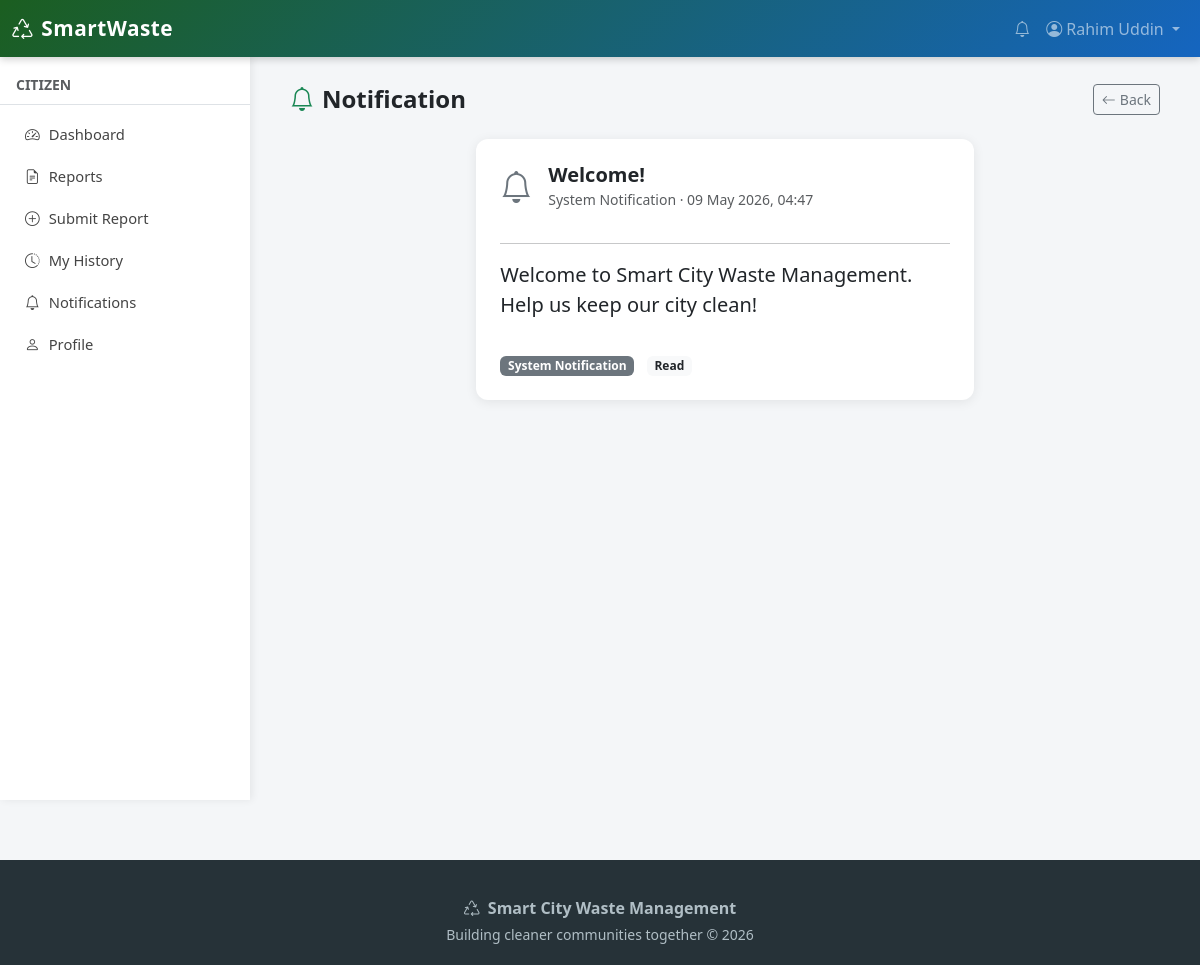
/notifications/1/ (signed in), run on the app's committed database.
### users_app/models.py (models this page shows, shortened)
class User(AbstractBaseUser, PermissionsMixin):
    ROLE_CHOICES = [
        ('citizen', 'Citizen'),
        ('volunteer', 'Volunteer'),
        ('admin', 'Admin'),
    ]
    name = models.CharField(max_length=150)
    email = models.EmailField(unique=True)
    phone = models.CharField(max_length=20, blank=True)
    address = models.TextField(blank=True)
    profile_image = models.ImageField(upload_to='profiles/', blank=True, null=True)
    role = models.CharField(max_length=20, choices=ROLE_CHOICES, default='citizen')
    is_active = models.BooleanField(default=True)
    is_staff = models.BooleanField(default=False)
    date_joined = models.DateTimeField(auto_now_add=True)
    reward_points = models.IntegerField(default=0)
    USERNAME_FIELD = 'email'
    REQUIRED_FIELDS = ['name']
    objects = UserManager()
    class Meta:
        verbose_name = 'User'
        verbose_name_plural = 'Users'

### notifications_app/models.py (models this page shows, shortened)
class Notification(models.Model):
    TYPE_CHOICES = [
        ('report_update', 'Report Update'),
        ('task_assignment', 'Task Assignment'),
        ('emergency_alert', 'Emergency Alert'),
        ('system', 'System Notification'),
    ]
    user = models.ForeignKey(settings.AUTH_USER_MODEL, on_delete=models.CASCADE, related_name='notifications')
    title = models.CharField(max_length=200)
    message = models.TextField()
    notification_type = models.CharField(max_length=30, choices=TYPE_CHOICES, default='system')
    is_read = models.BooleanField(default=False)
    created_at = models.DateTimeField(auto_now_add=True)
    class Meta:
        ordering = ['-created_at']

### notifications_app/views.py (the view)
# urls.py: path('<int:pk>/', views.notification_detail_view, name='notification_detail'),
@login_required
def notification_detail_view(request, pk):
    notification = get_object_or_404(Notification, pk=pk, user=request.user)
    notification.is_read = True
    notification.save()
    return render(request, 'notifications_app/notification_detail.html', {'notification': notification})

### notifications_app/templates/notifications_app/notification_detail.html (shortened to what this page needs)
{% extends 'base.html' %}
{% block content %}
<div class="container-fluid">
    <div class="d-flex justify-content-between align-items-center mb-4">
        <h4 class="fw-bold mb-0"><i class="bi bi-bell me-2 text-success"></i>Notification</h4>
        <a href="{% url 'notification_list' %}" class="btn btn-outline-secondary btn-sm">
            <i class="bi bi-arrow-left me-1"></i>Back
        </a>
    </div>
    <div class="row justify-content-center">
        <div class="col-md-7">
            <div class="card p-4">
                <div class="d-flex align-items-center gap-3 mb-3">
                    {% if notification.notification_type == 'report_update' %}
                        <i class="bi bi-file-earmark-text text-success fs-2"></i>
                    {% elif notification.notification_type == 'task_assignment' %}
                        <i class="bi bi-person-check text-primary fs-2"></i>
                    {% elif notification.notification_type == 'emergency_alert' %}
                        <i class="bi bi-exclamation-octagon text-danger fs-2"></i>
                    {% else %}
                        <i class="bi bi-bell text-secondary fs-2"></i>
                    {% endif %}
                    <div>
                        <h5 class="fw-bold mb-0">{{ notification.title }}</h5>
                        <small class="text-muted">{{ notification.get_notification_type_display }} &middot; {{ notification.created_at|date:"d M Y, H:i" }}</small>
                    </div>
                </div>
                <hr>
                <p class="lead">{{ notification.message }}</p>
                <div class="mt-3">
                    <span class="badge bg-secondary">{{ notification.get_notification_type_display }}</span>
                    <span class="badge {% if notification.is_read %}bg-light text-dark{% else %}bg-success{% endif %} ms-2">
                        {% if notification.is_read %}Read{% else %}Unread{% endif %}
                    </span>
                </div>
            </div>
        </div>
    </div>
</div>
{% endblock %}

### templates/base.html (shortened to what this page needs)
{% load static %}
<!DOCTYPE html>
<html lang="en">
<head>
    <link href="https://cdn.jsdelivr.net/npm/bootstrap@5.3.0/dist/css/bootstrap.min.css" rel="stylesheet">
    <link href="https://cdn.jsdelivr.net/npm/bootstrap-icons@1.10.0/font/bootstrap-icons.css" rel="stylesheet">
    <link href="{% static 'css/style.css' %}" rel="stylesheet">
</head>
<body>
<nav class="navbar navbar-expand-lg navbar-dark fixed-top">
    <div class="container-fluid">
        <a class="navbar-brand" href="{% url 'home' %}">
            <i class="bi bi-recycle me-2"></i>SmartWaste
        </a>
        <div class="collapse navbar-collapse" id="navbarNav">
            <ul class="navbar-nav ms-auto align-items-center">
                {% if user.is_authenticated %}
                <li class="nav-item">
                    <a class="nav-link" href="{% url 'notification_list' %}">
                        <i class="bi bi-bell"></i>
                    </a>
                </li>
                <li class="nav-item dropdown">
                    <a class="nav-link dropdown-toggle" href="#" data-bs-toggle="dropdown">
                        <i class="bi bi-person-circle me-1"></i>{{ user.name }}
                    </a>
                </li>
                {% else %}
                <li class="nav-item"><a class="nav-link" href="{% url 'login' %}">Login</a></li>
                <li class="nav-item"><a class="nav-link btn btn-light text-dark px-3 ms-2" href="{% url 'register' %}">Register</a></li>
                {% endif %}
            </ul>
        </div>
    </div>
</nav>
{% if user.is_authenticated %}
<div class="sidebar pt-3">
    <div class="px-3 pb-2 mb-2 border-bottom">
        <small class="text-muted text-uppercase fw-bold">{{ user.get_role_display }}</small>
    </div>
    <ul class="nav flex-column">
        <li class="nav-item"><a class="nav-link" href="{% url 'dashboard' %}"><i class="bi bi-speedometer2"></i>Dashboard</a></li>
        <li class="nav-item"><a class="nav-link" href="{% url 'report_list' %}"><i class="bi bi-file-earmark-text"></i>Reports</a></li>
        {% if user.role == 'citizen' %}
        <li class="nav-item"><a class="nav-link" href="{% url 'report_form' %}"><i class="bi bi-plus-circle"></i>Submit Report</a></li>
        <li class="nav-item"><a class="nav-link" href="{% url 'report_history' %}"><i class="bi bi-clock-history"></i>My History</a></li>
        {% endif %}
        <li class="nav-item"><a class="nav-link" href="{% url 'notification_list' %}"><i class="bi bi-bell"></i>Notifications</a></li>
        <li class="nav-item"><a class="nav-link" href="{% url 'profile' %}"><i class="bi bi-person"></i>Profile</a></li>
    </ul>
</div>
<div class="main-content">
{% else %}
<div class="pt-5 mt-3">
{% endif %}
    {% block content %}{% endblock %}
</div>
<footer>
    <div class="container text-center">
        <p class="mb-1"><i class="bi bi-recycle me-2"></i><strong>Smart City Waste Management</strong></p>
        <p class="small mb-0">Building cleaner communities together &copy; 2026</p>
    </div>
</footer>
</body>
</html>

### static/css/style.css (style rules this page uses)
:root { --primary: #2e7d32; --primary-light: #4caf50; --primary-dark: #1b5e20; --secondary: #1565c0; --accent: #f57c00; --danger: #c62828; --bg: #f4f6f8; --card-shadow: 0 2px 12px rgba(0,0,0,0.08); }
body { background: var(--bg); font-family: 'Segoe UI', Tahoma, Geneva, Verdana, sans-serif; }
a { text-decoration: none; }
.navbar { background: linear-gradient(135deg, var(--primary-dark) 0%, var(--secondary) 100%) !important; box-shadow: 0 2px 8px rgba(0,0,0,0.2); }
.navbar-brand { font-weight: 800; font-size: 1.3rem; letter-spacing: 0.5px; }
.sidebar { width: 250px; min-height: calc(100vh - 56px); background: #ffffff; box-shadow: 2px 0 8px rgba(0,0,0,0.07); position: fixed; top: 56px; left: 0; z-index: 99; overflow-y: auto; }
.sidebar .nav-link { color: #444; padding: 10px 22px; border-left: 3px solid transparent; transition: all 0.2s ease; font-size: 0.92rem; }
.sidebar .nav-link i { margin-right: 9px; width: 18px; text-align: center; }
.main-content { margin-left: 250px; margin-top: 56px; padding: 28px; min-height: calc(100vh - 56px); }
.card { border: none; border-radius: 12px; box-shadow: var(--card-shadow); transition: transform 0.15s ease, box-shadow 0.15s ease; }
footer { background: #263238; color: #b0bec5; padding: 36px 0 20px; margin-top: 60px; }

### data on the page
User: name "Rahim Uddin", role "CITIZEN"
Notification: title "Welcome!", notification_type "System Notification", created_at "09 May 2026, 04:47", message "Welcome to Smart City Waste Management. Help us keep our city clean!"
